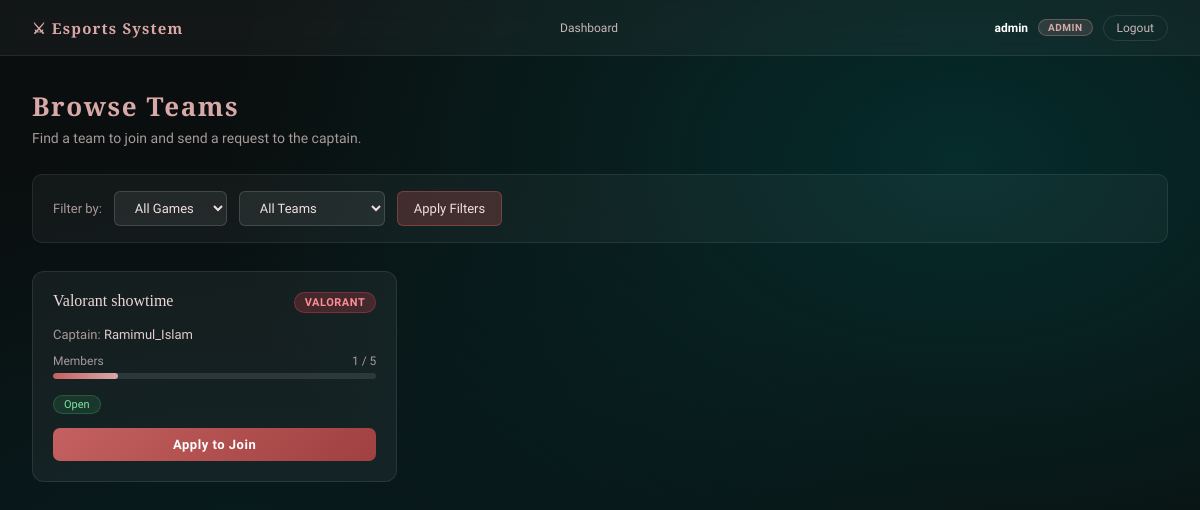
The app's page /teams/browse/ (signed in) with its own data.
### accounts/models.py (models this page shows, shortened)
class CustomUser(AbstractUser):
    ROLE_CHOICES = [
        ('player',    'Player'),
        ('organizer', 'Organizer'),
        ('admin',     'Admin'),
    ]
    role = models.CharField(
        max_length=20,
        choices=ROLE_CHOICES,
        default='player',
    )
    address = models.CharField(max_length=255, blank=True)
    phone   = models.CharField(max_length=20,  blank=True)

### teams/models.py (models this page shows, shortened)
class Team(models.Model):
    GAME_CHOICES = [
        ('valorant', 'Valorant'),
        ('pubg',     'PUBG'),
    ]
    name = models.CharField(max_length=100, unique=True)
    game = models.CharField(max_length=20, choices=GAME_CHOICES)
    captain = models.ForeignKey(
        settings.AUTH_USER_MODEL,
        on_delete=models.CASCADE,
        related_name='captained_teams',
    )
    team_code = models.CharField(
        max_length=10,
        unique=True,
        default=generate_team_code,
    )
    created_at = models.DateTimeField(auto_now_add=True)
    def max_size(self):
        return 5 if self.game == 'valorant' else 4

### teams/views.py (the view)
# urls.py: path('browse/',                                   views.browse_teams,        name='browse_teams'),
@login_required
def browse_teams(request):
    teams = Team.objects.all().select_related('captain').prefetch_related('memberships')
    game_filter         = request.GET.get('game', '')
    availability_filter = request.GET.get('availability', '')
    if game_filter:
        teams = teams.filter(game=game_filter)
    team_data = []
    for team in teams:
        current_size = team.memberships.count()
        max_size     = team.max_size()
        is_full      = current_size >= max_size
        if availability_filter == 'open' and is_full:
            continue
        already_requested = JoinRequest.objects.filter(
            team=team, player=request.user, status='pending',
        ).exists()
        already_member = TeamMembership.objects.filter(
            user=request.user, team=team,
        ).exists()
        in_same_game_team = TeamMembership.objects.filter(
            user=request.user, team__game=team.game,
        ).exists()
        team_data.append({
            'team':              team,
            'current_size':      current_size,
            'max_size':          max_size,
            'is_full':           is_full,
            'already_requested': already_requested,
            'already_member':    already_member,
            'can_apply':         not is_full and not already_requested and not already_member and not in_same_game_team,
        })
    return render(request, 'teams/browse_teams.html', {
        'team_data':           team_data,
        'game_choices':        Team.GAME_CHOICES,
        'game_filter':         game_filter,
        'availability_filter': availability_filter,
    })

### teams/templates/teams/browse_teams.html (shortened to what this page needs)
{% extends "base.html" %}
{% block content %}
<div class="page-header">
  <h1>Browse Teams</h1>
  <p>Find a team to join and send a request to the captain.</p>
</div>
<form method="GET" action="{% url 'browse_teams' %}">
  <div class="filter-bar">
    <span class="filter-label">Filter by:</span>
    <select name="game">
      <option value="">All Games</option>
    </select>
    <select name="availability">
      <option value="">All Teams</option>
    </select>
    <button type="submit">Apply Filters</button>
  </div>
</form>
{% if team_data %}
  <div class="team-grid">
    {% for item in team_data %}
      <div class="team-card">
        <div class="team-card-header">
          <div class="team-name">{{ item.team.name }}</div>
          <span class="game-badge {{ item.team.game }}">{{ item.team.get_game_display }}</span>
        </div>
        <div class="team-meta">Captain: <span>{{ item.team.captain.username }}</span></div>
        <div class="slot-bar-wrap">
          <div class="slot-label">
            <span>Members</span>
            <span>{{ item.current_size }} / {{ item.max_size }}</span>
          </div>
          <div class="slot-bar-bg">
            <div class="slot-bar-fill {% if item.is_full %}full{% endif %}"
                 style="width: {% widthratio item.current_size item.max_size 100 %}%">
            </div>
          </div>
        </div>
        {% if item.is_full %}
          <span class="status-tag full">Full</span>
        {% else %}
          <span class="status-tag open">Open</span>
        {% endif %}
        {% if item.already_member %}
          <button class="btn-apply disabled" disabled>Already a Member</button>
        {% elif item.already_requested %}
          <button class="btn-apply disabled" disabled>Request Pending</button>
        {% elif item.is_full %}
          <button class="btn-apply disabled" disabled>Team Full</button>
        {% elif item.can_apply %}
          <form method="POST" action="{% url 'request_to_join' item.team.pk %}">
            <button type="submit" class="btn-apply active">Apply to Join</button>
          </form>
        {% else %}
          <button class="btn-apply disabled" disabled>Not Eligible</button>
        {% endif %}
      </div>
    {% endfor %}
  </div>
{% else %}
  <div class="empty-state">
    <span>&#128269;</span>
    No teams found matching your filters.
  </div>
{% endif %}
{% endblock %}

### templates/base.html (shortened to what this page needs)
{% load static %}
<!DOCTYPE html>
<html lang="en">
<head>
</head>
<body>
{% if user.is_authenticated %}
<nav class="nav">
  <a class="nav-brand" href="/">⚔ Esports System</a>
  <div class="nav-links">
    {% if user.role == 'player' %}
      <a href="{% url 'browse_teams' %}">Browse Teams</a>
      <a href="{% url 'create_team' %}">Create Team</a>
      <a href="{% url 'my_team' %}">My Team</a>
      <a href="{% url 'my_invites' %}">Invites</a>
      {% if user.captained_teams.exists %}
          <a href="{% url 'my_join_requests' %}">Join Requests</a>
      {% endif %}
      <a href="{% url 'player_profile' %}">My Profile</a>
    {% elif user.role == 'organizer' %}
      <a href="{% url 'organizer_profile' %}">My Profile</a>
    {% elif user.role == 'admin' %}
      <a href="{% url 'admin_dashboard' %}">Dashboard</a>
    {% endif %}
  </div>
  <div class="nav-right">
    <span class="nav-username"><strong>{{ user.username }}</strong></span>
    {% if user.role %}
      <span class="role-pill {{ user.role }}">{{ user.role }}</span>
    {% endif %}
    <a href="{% url 'logout' %}" class="btn-logout">Logout</a>
  </div>
</nav>
{% endif %}
<div class="main-content">
  {% block content %}{% endblock %}
</div>
</body>
</html>

### templates/base.html (style rules this page uses)
*, *::before, *::after { box-sizing: border-box; margin: 0; padding: 0; }
body { background: #0a0e0e; font-family: 'Raleway', sans-serif; color: #f6e0e0; min-height: 100vh; }
body::before { content: ''; position: fixed; inset: 0; background: radial-gradient(ellipse at 80% 20%, rgba(0,80,80,0.45) 0%, transparent 55%), radial-gradient(ellipse at 20% 80%, rgba(0,60,70,0.35) 0%, transparent 55%), #0a0e0e; z-index: -1; }
.nav { display: flex; align-items: center; justify-content: space-between; padding: 0 32px; height: 56px; background: rgba(255,255,255,0.04); backdrop-filter: blur(10px); border-bottom: 1px solid rgba(255,255,255,0.08); position: sticky; top: 0; z-index: 100; }
.nav-brand { font-family: 'Cinzel', serif; font-size: 15px; font-weight: 700; color: #d9a8a8; letter-spacing: 0.08em; text-decoration: none; }
.nav-links { display: flex; align-items: center; gap: 4px; }
.nav-links a { font-size: 12px; color: #c8b8b8; text-decoration: none; padding: 5px 11px; border-radius: 20px; border: 1px solid transparent; transition: background 0.18s, border-color 0.18s, color 0.18s; }
.nav-right { display: flex; align-items: center; gap: 10px; }
.nav-username { font-size: 12px; color: #a89a9a; }
.nav-username strong { color: #fff; }
.role-pill { font-size: 10px; padding: 2px 9px; border-radius: 20px; font-weight: 600; letter-spacing: 0.05em; text-transform: uppercase; }
.role-pill.admin { background: rgba(217,168,168,0.15); color: #d9a8a8; border: 1px solid rgba(217,168,168,0.3); }
.btn-logout { font-size: 12px; color: #c8b8b8; text-decoration: none; padding: 5px 13px; border-radius: 20px; border: 1px solid rgba(255,255,255,0.1); transition: background 0.18s, border-color 0.18s; }
.main-content { padding: 32px; }

### teams/templates/teams/browse_teams.html (style rules this page uses)
.page-header { margin-bottom: 28px; }
.page-header h1 { font-family: 'Cinzel', serif; font-size: 26px; color: #d9a8a8; letter-spacing: 0.06em; }
.page-header p { color: #a89a9a; font-size: 14px; margin-top: 6px; }
.filter-bar { display: flex; gap: 12px; flex-wrap: wrap; margin-bottom: 28px; padding: 16px 20px; background: rgba(255,255,255,0.04); border: 1px solid rgba(255,255,255,0.08); border-radius: 10px; }
.filter-bar select, .filter-bar button { padding: 8px 16px; border-radius: 6px; border: 1px solid rgba(255,255,255,0.15); background: rgba(255,255,255,0.07); color: #f0e0e0; font-family: 'Raleway', sans-serif; font-size: 13px; cursor: pointer; }
.filter-bar select option { background: #1a1a2e; }
.filter-bar button { background: rgba(180, 80, 80, 0.3); border-color: rgba(180, 80, 80, 0.5); transition: background 0.2s; }
.filter-label { color: #a89a9a; font-size: 13px; display: flex; align-items: center; }
.team-grid { display: grid; grid-template-columns: repeat(auto-fill, minmax(280px, 1fr)); gap: 20px; }
.team-card { background: rgba(255,255,255,0.05); border: 1px solid rgba(255,255,255,0.09); border-radius: 12px; padding: 20px; transition: border-color 0.2s, transform 0.2s; }
.team-card-header { display: flex; justify-content: space-between; align-items: flex-start; margin-bottom: 14px; }
.team-name { font-family: 'Cinzel', serif; font-size: 16px; color: #f0d8d8; }
.game-badge { font-size: 11px; padding: 3px 10px; border-radius: 20px; font-weight: 600; letter-spacing: 0.05em; text-transform: uppercase; }
.game-badge.valorant { background: rgba(255, 70, 85, 0.2); color: #ff8c95; border: 1px solid rgba(255,70,85,0.3); }
.team-meta { font-size: 13px; color: #a89a9a; margin-bottom: 6px; }
.team-meta span { color: #e0cccc; }
.slot-bar-wrap { margin: 12px 0; }
.slot-label { display: flex; justify-content: space-between; font-size: 12px; color: #a89a9a; margin-bottom: 5px; }
.slot-bar-bg { height: 6px; background: rgba(255,255,255,0.1); border-radius: 4px; overflow: hidden; }
.slot-bar-fill { height: 100%; border-radius: 4px; background: linear-gradient(90deg, #c46060, #d9a8a8); transition: width 0.4s; }
.status-tag { display: inline-block; font-size: 11px; padding: 2px 10px; border-radius: 20px; margin-top: 4px; }
.status-tag.open { background: rgba(60,180,100,0.15); color: #7ee8a2; border: 1px solid rgba(60,180,100,0.3); }
.btn-apply { margin-top: 14px; width: 100%; padding: 9px; border-radius: 7px; border: none; font-family: 'Raleway', sans-serif; font-size: 13px; font-weight: 600; cursor: pointer; letter-spacing: 0.04em; transition: background 0.2s; }
.btn-apply.active { background: linear-gradient(135deg, #c46060, #a04040); color: #fff; }

### records on screen
CustomUser: username "admin", role "ADMIN"
Team: team.name "Valorant showtime", team.game "VALORANT", team.captain.username "Ramimul_Islam", current_size "1", max_size "5"
